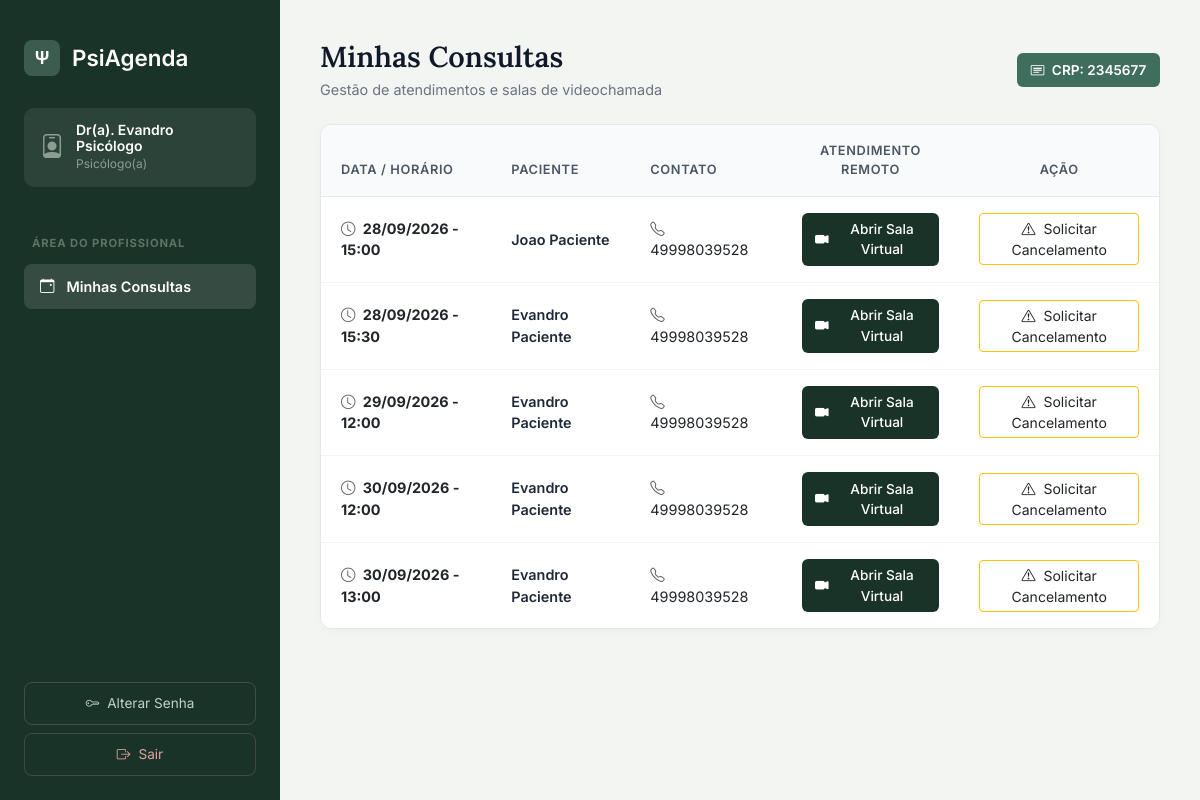
The app's page /psicologo/ (signed in) with its own data.
### agendamentos/models.py (models this page shows, shortened)
class Psicologo(models.Model):
  usuario = models.OneToOneField(
      User, on_delete=models.CASCADE, related_name='perfil_psicologo'
  )
  nome_completo = models.CharField(max_length=150)
  cpf = models.CharField(max_length=14, unique=True)
  crp = models.CharField(max_length=20, unique=True)
  data_nascimento = models.DateField()
  telefone = models.CharField(max_length=20)
  email = models.EmailField(unique=True)
  endereco = models.CharField(max_length=255)
  ativo = models.BooleanField(default=True)
  class Meta:
    verbose_name = 'Psicólogo'
    verbose_name_plural = 'Psicólogos'
    ordering = ['nome_completo']

class Agendamento(models.Model):
  STATUS_CHOICES = [
      ('AGENDADO', 'Agendado'),
      ('CONCLUIDO', 'Concluído'),
      ('CANCELADO', 'Cancelado'),
      ('Solicitado Cancelamento', 'Solicitado Cancelamento'),
  ]
  psicologo = models.ForeignKey(
      Psicologo, on_delete=models.PROTECT, related_name='agendamentos'
  )
  paciente = models.ForeignKey(
      Paciente, on_delete=models.PROTECT, related_name='agendamentos'
  )
  data_hora = models.DateTimeField()
  status = models.CharField(
      max_length=30, choices=STATUS_CHOICES, default='AGENDADO'
  )
  observacao = EncryptedTextField(blank=True, null=True)
  motivo_cancelamento = EncryptedTextField(blank=True, null=True)
  notificacao_confirmada = models.BooleanField(default=False)
  criado_em = models.DateTimeField(auto_now_add=True)
  atualizado_em = models.DateTimeField(auto_now=True)
  class Meta:
    verbose_name = 'Agendamento'
    verbose_name_plural = 'Agendamentos'
    ordering = ['-data_hora']

class Paciente(models.Model):
  nome_completo = models.CharField(max_length=150)
  cpf = models.CharField(max_length=14, unique=True)
  data_nascimento = models.DateField()
  telefone = models.CharField(max_length=20)
  email = models.EmailField(blank=True, null=True)
  endereco = models.CharField(max_length=255, blank=True, null=True)
  ativo = models.BooleanField(default=True)
  primeiro_acesso = models.BooleanField(default=True)
  class Meta:
    verbose_name = 'Paciente'
    verbose_name_plural = 'Pacientes'
    ordering = ['nome_completo']

### agendamentos/views.py (the view)
# urls.py: path('psicologo/', views.painel_psicologo, name='painel_psicologo'),
@login_required
def painel_psicologo(request):
    try:
        psicologo = Psicologo.objects.get(usuario=request.user)
    except Psicologo.DoesNotExist:
        messages.error(request, "Perfil de psicólogo não encontrado.")
        return redirect('painel_secretaria')
    agendamentos = Agendamento.objects.filter(psicologo=psicologo).order_by('data_hora')
    context = {
        'psicologo': psicologo,
        'agendamentos': agendamentos,
    }
    return render(request, 'agendamentos/painel_psicologo.html', context)

### agendamentos/templates/agendamentos/painel_psicologo.html (shortened to what this page needs)
<!DOCTYPE html>
<html lang="pt-br">
<head>
    <link href="https://cdn.jsdelivr.net/npm/bootstrap@5.3.0/dist/css/bootstrap.min.css" rel="stylesheet">
    <link rel="stylesheet" href="https://cdn.jsdelivr.net/npm/bootstrap-icons@1.10.5/font/bootstrap-icons.css">
</head>
<body>
<aside class="sidebar">
    <a href="{% url 'painel_psicologo' %}" class="brand-logo">
        <div class="logo-icon">Ψ</div>
        <span>PsiAgenda</span>
    </a>
    <div class="user-card">
        <i class="bi bi-person-badge"></i>
        <div>
            <p class="user-name">Dr(a). {{ psicologo.nome_completo }}</p>
            <p class="user-role">Psicólogo(a)</p>
        </div>
    </div>
    <nav class="nav-menu">
        <div class="nav-section-title">Área do Profissional</div>
        <a href="{% url 'painel_psicologo' %}" class="nav-btn active">
            <i class="bi bi-calendar-event"></i> Minhas Consultas
        </a>
    </nav>
    <div class="mt-auto d-flex flex-column gap-2">
        <a href="{% url 'alterar_senha' %}" class="logout-btn" style="color: #c2d1c7; border-color: rgba(255, 255, 255, 0.15);">
            <i class="bi bi-key"></i> Alterar Senha
        </a>
        <a href="{% url 'logout' %}" class="logout-btn">
            <i class="bi bi-box-arrow-right"></i> Sair
        </a>
    </div>
</aside>
<main class="main-content">
    <div class="d-flex justify-content-between align-items-center mb-4">
        <div>
            <h1 class="header-title">Minhas Consultas</h1>
            <p class="header-subtitle mb-0">Gestão de atendimentos e salas de videochamada</p>
        </div>
        <span class="badge-crp">
            <i class="bi bi-card-heading me-1"></i> CRP: {{ psicologo.crp }}
        </span>
    </div>
    <div class="card-custom">
        <div class="table-responsive">
            <table class="table align-middle">
                <thead>
                    <tr>
                        <th>Data / Horário</th>
                        <th>Paciente</th>
                        <th>Contato</th>
                        <th class="text-center">Atendimento Remoto</th>
                        <th class="text-center">Ação</th>
                    </tr>
                </thead>
                <tbody>
                    {% for consulta in agendamentos %}
                    <tr>
                        <td class="fw-bold text-dark">
                            <i class="bi bi-clock me-1 text-muted"></i> {{ consulta.data_hora|date:"d/m/Y - H:i" }}
                        </td>
                        <td class="fw-semibold">
                            {{ consulta.paciente.nome_completo }}
                        </td>
                        <td>
                            {% if consulta.paciente.telefone %}
                                <a href="https://wa.me/55{{ consulta.paciente.telefone|slugify }}" target="_blank" class="text-decoration-none text-dark">
                                    <i class="bi bi-telephone me-1 text-muted"></i> {{ consulta.paciente.telefone }}
                                </a>
                            {% else %}
                                <span class="text-muted">Não informado</span>
                            {% endif %}
                        </td>
                        <td class="text-center">
                            <a href="https://meet.jit.si/PsiAgenda-Consulta-{{ consulta.id }}" target="_blank" class="btn-meet">
                                <i class="bi bi-camera-video-fill me-1"></i> Abrir Sala Virtual
                            </a>
                        </td>
                        <td class="text-center">
                            {% if consulta.status == 'Solicitado Cancelamento' %}
                                <span class="badge-waiting">
                                    <i class="bi bi-clock-history me-1"></i> Aguardando Secretária
                                </span>
                            {% else %}
                                <a href="{% url 'solicitar_cancelamento_psicologo' consulta.pk %}" class="btn btn-sm btn-outline-warning text-dark">
                                    <i class="bi bi-exclamation-triangle me-1"></i> Solicitar Cancelamento
                                </a>
                            {% endif %}
                        </td>
                    </tr>
                    {% endfor %}
                </tbody>
            </table>
        </div>
    </div>
</main>
</body>
</html>

### agendamentos/templates/agendamentos/painel_psicologo.html (style rules this page uses)
* { box-sizing: border-box; font-family: 'Inter', sans-serif; }
body { background-color: #f3f5f3; min-height: 100vh; margin: 0; display: flex; }
.sidebar { width: 280px; background-color: #1a3328; color: #ffffff; min-height: 100vh; display: flex; flex-direction: column; padding: 2.5rem 1.5rem 1.5rem 1.5rem; position: fixed; top: 0; left: 0; bottom: 0; z-index: 100; }
.brand-logo { display: flex; align-items: center; gap: 0.75rem; font-family: 'Lora', serif; font-size: 1.4rem; font-weight: 600; margin-bottom: 2rem; color: #ffffff; text-decoration: none; }
.brand-logo .logo-icon { background-color: #3b5c4f; width: 36px; height: 36px; border-radius: 8px; display: flex; align-items: center; justify-content: center; font-weight: bold; font-size: 1.1rem; color: #ffffff; }
.user-card { background-color: rgba(255, 255, 255, 0.08); border-radius: 10px; padding: 0.85rem 1rem; margin-bottom: 2rem; display: flex; align-items: center; gap: 0.75rem; }
.user-card i { font-size: 1.5rem; color: #8c9e93; }
.user-card .user-name { font-size: 0.875rem; font-weight: 600; color: #ffffff; margin: 0; line-height: 1.2; }
.user-card .user-role { font-size: 0.75rem; color: #8c9e93; margin: 0; }
.nav-menu { display: flex; flex-direction: column; gap: 0.5rem; flex-grow: 1; }
.nav-section-title { font-size: 0.7rem; font-weight: 700; letter-spacing: 0.08em; color: #5c7365; text-transform: uppercase; margin-top: 1rem; margin-bottom: 0.25rem; padding-left: 0.5rem; }
.nav-btn { display: flex; align-items: center; gap: 0.75rem; padding: 0.75rem 1rem; color: #c2d1c7; text-decoration: none; border-radius: 8px; font-weight: 500; font-size: 0.9rem; transition: all 0.2s ease; }
.nav-btn.active { background-color: rgba(255, 255, 255, 0.12); color: #ffffff; font-weight: 600; }
.logout-btn { margin-top: auto; color: #e0a3a3; border: 1px solid rgba(224, 163, 163, 0.2); border-radius: 8px; padding: 0.65rem 1rem; text-decoration: none; display: flex; align-items: center; justify-content: center; gap: 0.5rem; font-size: 0.85rem; transition: all 0.2s; }
.main-content { margin-left: 280px; flex-grow: 1; padding: 2.5rem; width: calc(100% - 280px); }
.header-title { font-family: 'Lora', serif; font-size: 1.8rem; color: #111827; font-weight: 600; margin-bottom: 0.25rem; }
.header-subtitle { color: #6b7280; font-size: 0.9rem; }
.badge-crp { background-color: #3f6e5e; color: #ffffff; font-weight: 600; padding: 0.4rem 0.85rem; border-radius: 6px; font-size: 0.85rem; }
.card-custom { background-color: #ffffff; border: 1px solid #e5e7eb; border-radius: 12px; box-shadow: 0 2px 10px rgba(0, 0, 0, 0.03); overflow: hidden; }
.table { margin-bottom: 0; }
.table thead th { background-color: #f9fafb; color: #4b5563; font-weight: 600; font-size: 0.8rem; text-transform: uppercase; letter-spacing: 0.05em; padding: 1rem 1.25rem; border-bottom: 1px solid #e5e7eb; }
.table tbody td { padding: 1rem 1.25rem; color: #1f2937; font-size: 0.9rem; vertical-align: middle; border-bottom: 1px solid #f3f4f6; }
.table tbody tr:last-child td { border-bottom: none; }
.btn-meet { background-color: #1a3328; color: #ffffff; border: none; border-radius: 6px; padding: 0.4rem 0.85rem; font-size: 0.85rem; font-weight: 500; text-decoration: none; display: inline-flex; align-items: center; gap: 0.35rem; transition: background-color 0.2s; }

### records on screen
Psicologo: nome_completo "Evandro Psicólogo", crp "2345677"
Agendamento: data_hora "28/09/2026 - 15:00", paciente.nome_completo "Joao Paciente", paciente.telefone "49998039528", status "Solicitar Cancelamento"
Agendamento: data_hora "28/09/2026 - 15:30", paciente.nome_completo "Evandro Paciente", paciente.telefone "49998039528", status "Solicitar Cancelamento"
Agendamento: data_hora "29/09/2026 - 12:00", paciente.nome_completo "Evandro Paciente", paciente.telefone "49998039528", status "Solicitar Cancelamento"
Agendamento: data_hora "30/09/2026 - 12:00", paciente.nome_completo "Evandro Paciente", paciente.telefone "49998039528", status "Solicitar Cancelamento"
Agendamento: data_hora "30/09/2026 - 13:00", paciente.nome_completo "Evandro Paciente", paciente.telefone "49998039528", status "Solicitar Cancelamento"
